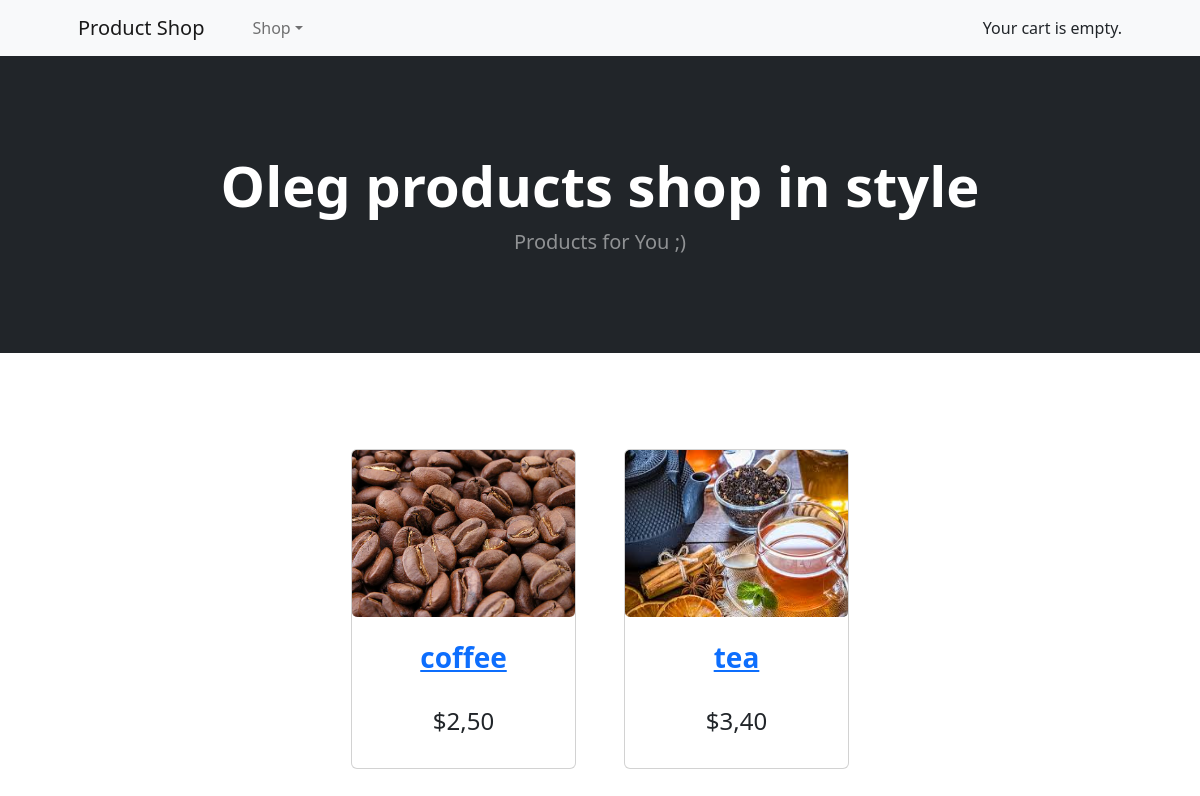
The page /drinks/ on the database as committed earlier.
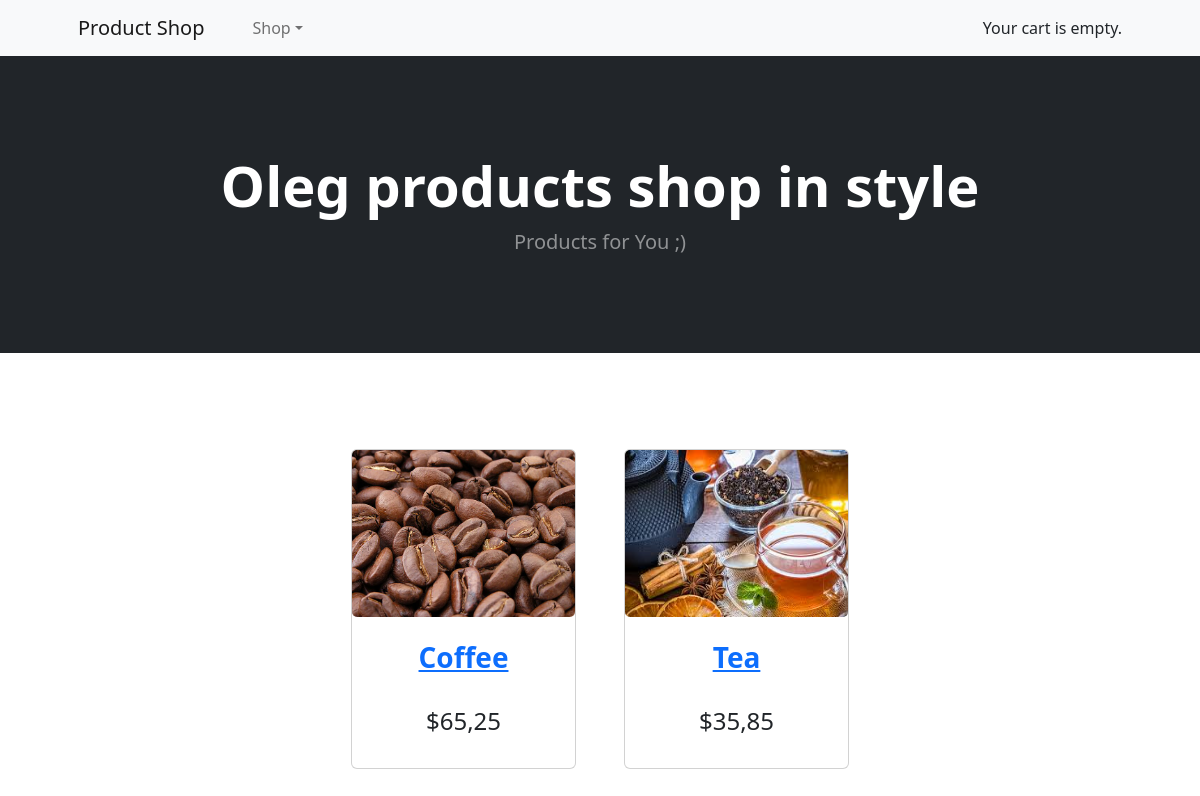
The same page on the database as committed later.
### shop/models.py (models this page shows, shortened)
class Product(models.Model):
    category = models.ForeignKey(Category, related_name='products', on_delete=models.CASCADE)
    name = models.CharField(max_length=200, db_index=True)
    slug = models.SlugField(max_length=200, db_index=True)
    image = models.ImageField(upload_to='products/%Y/%m/%d', blank=True)
    description = models.TextField(blank=True)
    price = models.DecimalField(max_digits=10, decimal_places=2)
    stock = models.PositiveIntegerField()
    available = models.BooleanField(default=True)
    created = models.DateTimeField(auto_now_add=True)
    updated = models.DateTimeField(auto_now=True)
    class Meta:
        ordering = ('name',)
        index_together = (('id', 'slug'),)
    def get_absolute_url(self):
        return reverse('shop:product_detail',
                        args=[self.id, self.slug])

### shop/views.py (the view)
def product_list(request, category_slug=None):
    category = None
    categories = Category.objects.all()
    products = Product.objects.filter(available=True)
    if category_slug:
        category = get_object_or_404(Category, slug=category_slug)
        products = products.filter(category=category)
    return render(request, 'shop/product/list.html',
                  {'category': category,
                   'categories': categories,
                   'products': products})

### cart/cart.py (called while the page is built)
    def __len__(self):
        return sum(item['quantity'] for item in self.cart.values())

### cart/context_processors.py (called while the page is built)
def cart(request):
    return {'cart': Cart(request)}

### shop/models.py (called while the page is built)
    def get_absolute_url(self):
        return reverse('shop:product_list_by_category',
                        args=[self.slug])

### shop/templates/shop/product/list.html (shortened to what this page needs)
{% extends "shop/base.html" %}
{% load static %}
{% block content %}
    {% for product in products %}
        <div class="col mb-5">
            <div class="card h-100">
                <img class="item-img" src="{% if product.image %}{{ product.image.url }}{% else %}{% static 'img/no_image.png' %}{% endif %}">
                <div class="card-body p-4">
                    <div class="text-center">
                        <h3><a class="fw-bolder" href="{{ product.get_absolute_url }}">{{ product.name }}</a></h3>
                        <br>
                        <h4>${{ product.price }}</h4>
                    </div>
                </div>
            </div>
        </div>
    {% endfor %}
{% endblock %}

Rows that differ between the two databases and show on the page:
removed Product: image (picture), name "coffee", price "2,50"
removed Product: image (picture), name "tea", price "3,40"
added Product: image (picture), name "Coffee", price "65,25"
added Product: image (picture), name "Tea", price "35,85"
